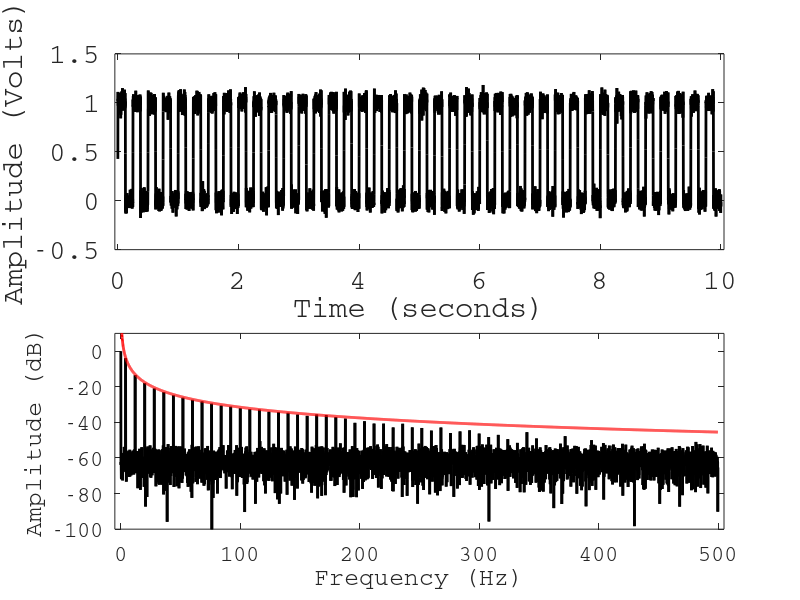

MATLAB code for this plot:
clear;
close;
home;

%functions
%n is a constant
function retval = sinn_An(n,x)
	An = 2.0/pi/n;
	retval = An*sin(2.0*pi*n.*x);
endfunction

%The full series
function retval = fourier_square(n,x)
	retval = 0.5;
	for i=[0:n]
		retval = retval+sinn_An(2*i+1,x);
	endfor
endfunction

%dsp parameters for x-axis:
fs = 1000.0; %Hz
f_0 = 4; %Hz
T = 10.0; %Total time (10 sec)
dt = 1/fs;
df = 1/T;
f = transpose([0:df:fs/2-df]);
t = transpose([0.0:dt:T-dt]);
N = length(t)/2;
%dsp parameters for y-axis:
amplitude = 1;
n_modes = 100;
noise_sigma = 0.05;
noise = randn(size(t))*noise_sigma;
y = amplitude*fourier_square(n_modes,t*f_0)+noise;
%y = y-mean(y);
Y = sqrt(conj(fft(y)).*fft(y));

%Check Parseval theorem
sum(y.^2)
sum(Y.^2)/length(t)

Y_R = Y(1:length(f))*dt;
Y_L = Y(length(f)+1:end)*dt;

spectrum = 20*log10(Y_R);
prediction = 20*log10((N/fs)*2./(pi*(f/f_0)));
spectrum = spectrum - max(spectrum);
prediction = prediction - 20*log10((N/fs)*2./(pi*(f_0/1.5/f_0)));

%Plotting section
figure(1, 'position',[0,0,1000,1000]);
subplot(2,1,1);
plot(t,y,'color','black','linewidth',2.0);
xlabel('Time (seconds)','fontname','Courier','fontsize',16);
ylabel('Amplitude (Volts)','fontname','Courier','fontsize',16);
set(gca(),'fontname','Courier','fontsize',20);
axis([0-dt*50 T+dt*50 -0.5 amplitude*1.5]);
subplot(2,1,2);
hold on;
plot(f,spectrum,'color','black','linewidth',2.0);
axis([0-df*50 fs/2+df*50 -100 10]);
plot(f,prediction,'color','red','linewidth',2.0);
xlabel('Frequency (Hz)','fontname','Courier','fontsize',16);
ylabel('Amplitude (dB)','fontname','Courier','fontsize',16);
set(gca(),'fontname','Courier','fontsize',16);
%hl = legend('Signal+Noise (Positive frequencies)','Signal+Noise (Negative frequencies)','2pi/(f/f_0)','location','north');
%set(hl,'fontname','Courier','fontsize',10,'box','off');
box on;

%Printint to PDF
print -dpdf "octave1.pdf"
